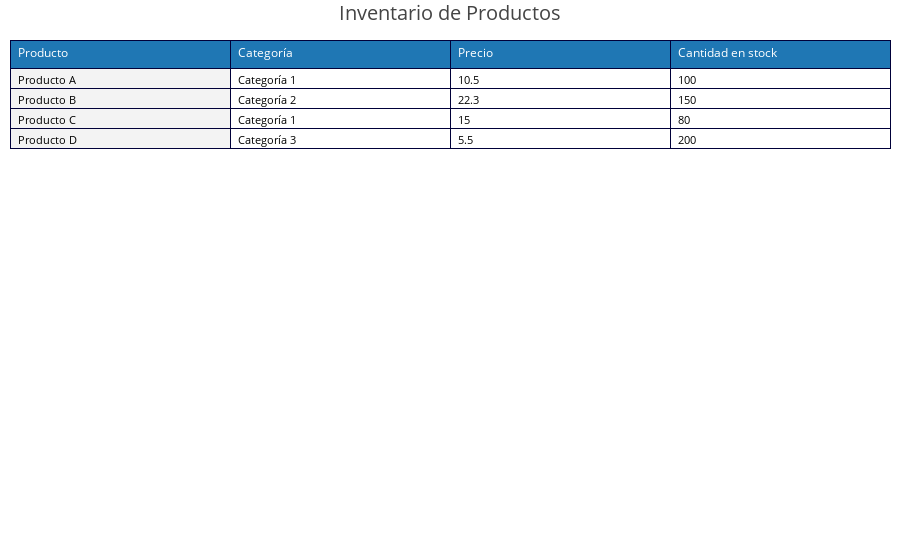

Notebook cell for this chart:
### Code cell
import pandas as pd
import plotly.graph_objects as go

# Crear un DataFrame de ejemplo
data = {
    'Producto': ['Producto A', 'Producto B', 'Producto C', 'Producto D'],
    'Categoría': ['Categoría 1', 'Categoría 2', 'Categoría 1', 'Categoría 3'],
    'Precio': [10.5, 22.3, 15.0, 5.5],
    'Cantidad en stock': [100, 150, 80, 200]
}
df = pd.DataFrame(data)

# Crear una tabla con Plotly con diseño estilizado
fig = go.Figure(data=[go.Table(
    header=dict(values=list(df.columns),
                fill_color='#1f77b4',
                font=dict(color='white', size=12),
                align='left'),
    cells=dict(values=[
        df.Producto,
        df.Categoría,
        df.Precio,
        df['Cantidad en stock']],
        fill_color=[['#f3f3f3', 'white', '#f3f3f3', '#1f77b4']],  # Fill colors for Producto
        font=dict(color=['black', 'black', 'black', 'white'], size=11, family='Arial'),
        align='left'
    )
)])

# Aplicar negrita solo a "Producto D"
fig.data[0].cells.font.weight = [['normal', 'normal', 'normal', 'bold']] * len(df.columns)

# Actualizar el diseño de la figura para una presentación más profesional
fig.update_layout(
    title='Inventario de Productos',
    title_font_size=20,
    title_x=0.5,  # Center the title
    margin=dict(l=10, r=10, t=40, b=10)  # Margins to ensure everything fits well
)

fig.show()

### Figure 1 — Plotly figure (JSON) as saved in the notebook; plotly's stock layout.template omitted (floating-point values rounded to 4 significant figures)
{"data": [{"cells": {"align": "left", "fill": {"color": ["#f3f3f3", "white"]}, "font": {"color": "black", "size": 11}, "values": [["Producto A", "Producto B", "Producto C", "Producto D"], ["Categoría 1", "Categoría 2", "Categoría 1", "Categoría 3"], [10.5, 22.3, 15, 5.5], [100, 150, 80, 200]]}, "header": {"align": "left", "fill": {"color": "#1f77b4"}, "font": {"color": "white", "size": 12}, "values": ["Producto", "Categoría", "Precio", "Cantidad en stock"]}, "type": "table"}], "layout": {"margin": {"b": 10, "l": 10, "r": 10, "t": 40}, "title": {"font": {"size": 20}, "text": "Inventario de Productos", "x": 0.5}}}
